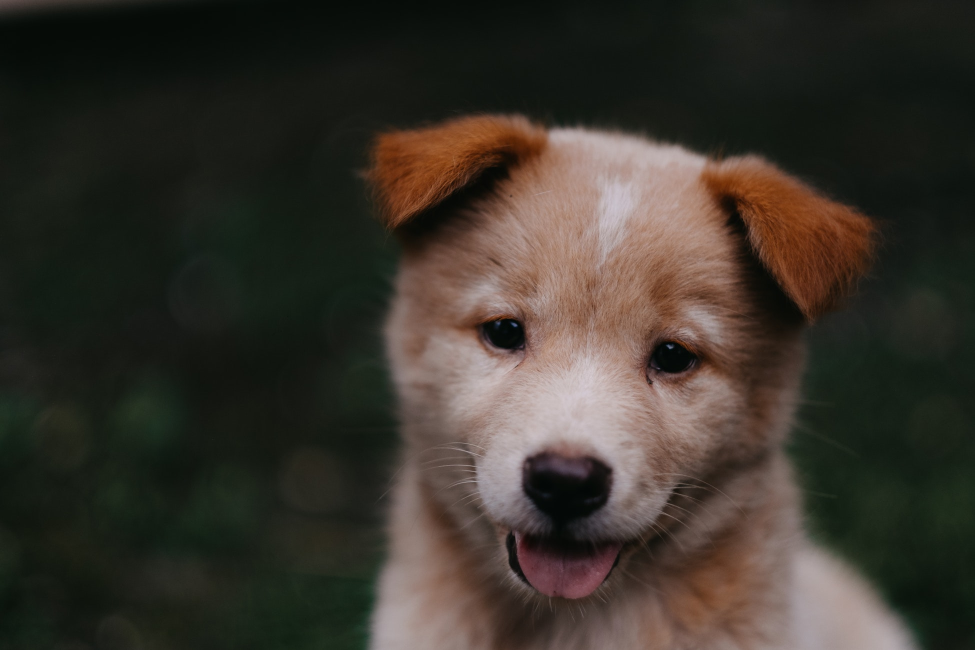
#> input picture OpenCV by SAE-BAJA/DATA/00-puppy.jpg, 1950 x 1300 px (shown at 1/2 size)
$ jupyter execute 'More OpenCV.ipynb'   (shell and % lines are left out)
#> lines starting #> are read from the running program, lines starting #| are printed output that depends on the picture
[cell 1]
import numpy as np
import cv2
import matplotlib.pyplot as plt

[cell 2]
img = cv2.imread('../DATA/00-puppy.jpg')
#> img is the input picture: shape (1300, 1950, 3); mean B, G, R 43.8, 51.8, 57.3
plt.imshow(img)

[cell 3]
img = cv2.cvtColor(img, cv2.COLOR_BGR2RGB)
plt.imshow(img)

[cell 4]
img = cv2.cvtColor(img, cv2.COLOR_RGB2HLS)
#> img: shape (1300, 1950, 3); mean of channels 0, 1, 2 42.7, 52.3, 46.9
plt.imshow(img)

[cell 5]
img2 = cv2.imread('../DATA/watermark_no_copy.png')
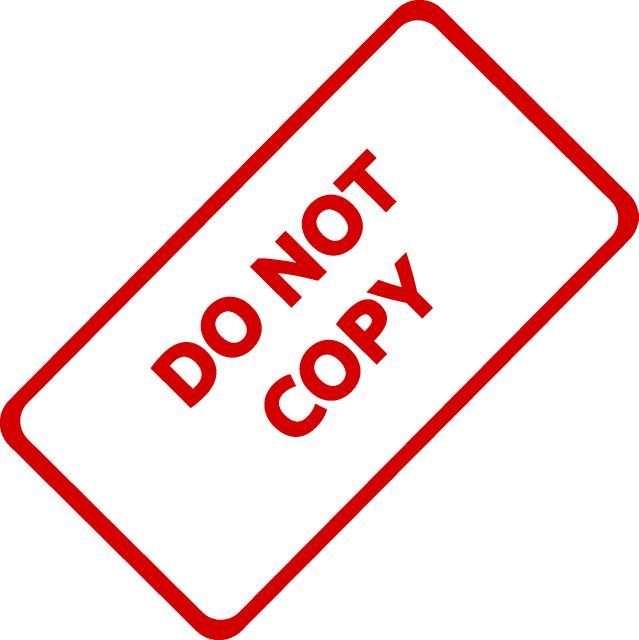
#> input picture OpenCV by SAE-BAJA/DATA/watermark_no_copy.png, 1277 x 1280 px (shown at 1/2 size)
#> img2 is the input picture: shape (1280, 1277, 3); mean B, G, R 226.7, 226.7, 250.2
plt.imshow(img2)

[cell 6]
img = cv2.resize(img, (1200, 1200))
#> img: shape (1200, 1200, 3); mean of channels 0, 1, 2 42.7, 52.3, 46.8
img2 = cv2.resize(img2, (1200, 1200))
#> img2: shape (1200, 1200, 3)

[cell 7]
# we want to blend both images
blended_img = cv2.addWeighted(src1 = img, alpha = 0.7, src2 = img2, beta = 0.3, gamma= 0)
#> blended_img: shape (1200, 1200, 3); mean of channels 0, 1, 2 98, 104.6, 107.8
plt.imshow(blended_img)

[cell 8]
def load_img():
    img = cv2.imread('../DATA/bricks.jpg').astype(np.float32) / 255
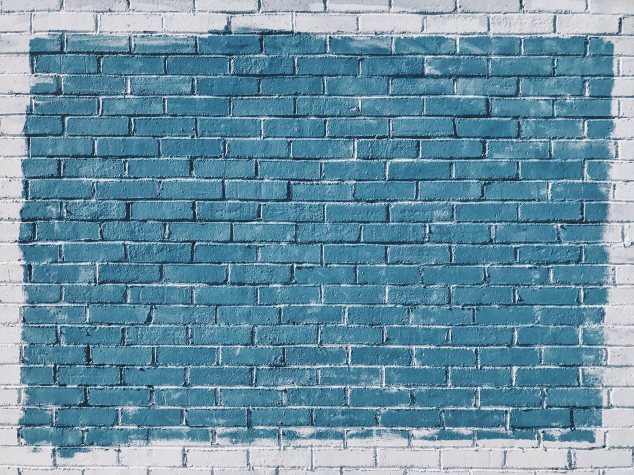
#> input picture OpenCV by SAE-BAJA/DATA/bricks.jpg, 1267 x 950 px (shown at 1/2 size)
#> img: shape (950, 1267, 3) float32
    img = cv2.cvtColor(img, cv2.COLOR_BGR2RGB)
    return img

[cell 9]
def display_img(img):
    fig = plt.figure(figsize=(12,10))
    ax = fig.add_subplot(111)
    ax.imshow(img)

[cell 10]
i = load_img()
display_img(i)

[cell 11]
def apply_text(img):
    font = cv2.FONT_HERSHEY_SIMPLEX
    cv2.putText(img,text = "ABCD", org = (50,300), fontFace = font, fontScale=5, color=(255,0,0), thickness=5)
#> img: shape (1200, 1200, 3); mean of channels 0, 1, 2 44, 52.1, 46.7
    return img
